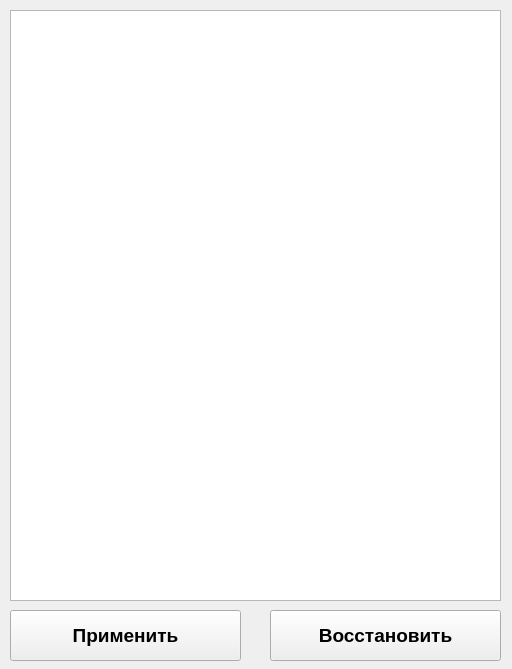
<?xml version="1.0" encoding="UTF-8"?>
<ui version="4.0">
 <class>Editgui</class>
 <widget class="QWidget" name="Editgui">
  <property name="geometry">
   <rect>
    <x>0</x>
    <y>0</y>
    <width>512</width>
    <height>669</height>
   </rect>
  </property>
  <property name="windowTitle">
   <string>YAML Editor</string>
  </property>
  <widget class="QPushButton" name="ApplyButton">
   <property name="geometry">
    <rect>
     <x>10</x>
     <y>610</y>
     <width>231</width>
     <height>51</height>
    </rect>
   </property>
   <property name="font">
    <font>
     <pointsize>14</pointsize>
     <weight>75</weight>
     <bold>true</bold>
    </font>
   </property>
   <property name="focusPolicy">
    <enum>Qt::NoFocus</enum>
   </property>
   <property name="text">
    <string>Применить</string>
   </property>
  </widget>
  <widget class="QPushButton" name="RiseButton">
   <property name="geometry">
    <rect>
     <x>270</x>
     <y>610</y>
     <width>231</width>
     <height>51</height>
    </rect>
   </property>
   <property name="font">
    <font>
     <pointsize>14</pointsize>
     <weight>75</weight>
     <bold>true</bold>
    </font>
   </property>
   <property name="focusPolicy">
    <enum>Qt::NoFocus</enum>
   </property>
   <property name="text">
    <string>Восстановить</string>
   </property>
  </widget>
  <widget class="QPlainTextEdit" name="YamlEdit">
   <property name="geometry">
    <rect>
     <x>10</x>
     <y>10</y>
     <width>491</width>
     <height>591</height>
    </rect>
   </property>
   <property name="font">
    <font>
     <pointsize>12</pointsize>
    </font>
   </property>
  </widget>
 </widget>
 <resources/>
 <connections/>
</ui>
